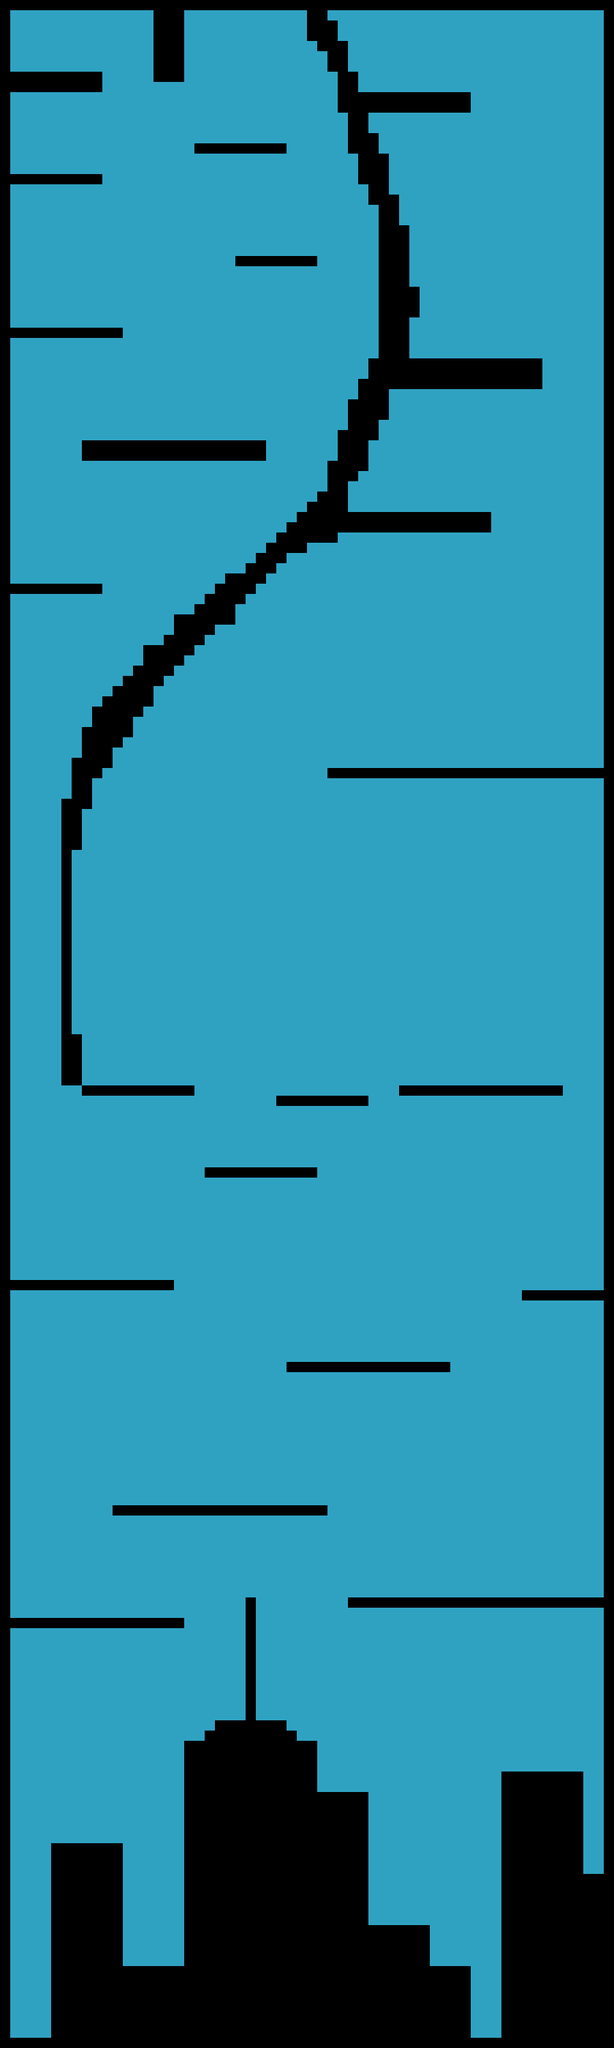

A level layout from a 2D game, rendered from its tile map. Below: a short description, then the map file with tile-grid data replaced by summaries:
An orthogonal 60x200 tile map with 16x16 px tiles, 2 tile layers (foreground, collision), 6 tilesets and 28 objects (23x EnemyEntity, player, shield, key, star, ...).

<map version="1.0" orientation="orthogonal" renderorder="right-down" width="60" height="200" tilewidth="16" tileheight="16" nextobjectid="78">
 <tileset firstgid="1" name="collision" tilewidth="16" tileheight="16">
  <image source="collision.png" width="80" height="16" />
  <tile id="0">
   <properties>
    <property name="type" value="solid" />
   </properties>
  </tile>
 </tileset>
 <tileset firstgid="6" name="levelSprites" tilewidth="16" tileheight="16">
  <image source="levelSprites.png" width="224" height="16" />
 </tileset>
 <tileset firstgid="20" name="player" tilewidth="64" tileheight="64">
  <image source="player.png" width="192" height="65" />
 </tileset>
 <tileset firstgid="23" name="shield" tilewidth="45" tileheight="45">
  <image source="shield.png" width="45" height="45" />
 </tileset>
 <tileset firstgid="24" name="key" tilewidth="81" tileheight="51">
  <image source="key.png" width="81" height="51" />
 </tileset>
 <tileset firstgid="25" name="star" tilewidth="64" tileheight="64">
  <image source="starcoin.png" width="512" height="64" />
 </tileset>
 <layer name="foreground" width="60" height="200">
  <data>[12000 cells, 12000 non-empty, 5 distinct tile ids]</data>
 </layer>
 <objectgroup name="player">
  <object id="33" name="player" x="110.121" y="2830.79" width="50" height="48">
   <properties>
    <property name="image" value="player" />
    <property name="spritewidth" value="64" />
   </properties>
  </object>
 </objectgroup>
 <layer name="collision" width="60" height="200">
  <properties>
   <property name="type" value="solid" />
  </properties>
  <data>[12000 cells, 2237 non-empty, 1 distinct tile ids]</data>
 </layer>
 <objectgroup name="EnemyEntities">
  <object id="17" name="EnemyEntity" x="20" y="2475.33" width="188" height="48" />
  <object id="38" name="EnemyEntity" x="204.667" y="2302" width="282.667" height="48" />
  <object id="39" name="EnemyEntity" x="788" y="2716" width="119.334" height="48" />
  <object id="40" name="EnemyEntity" x="580.667" y="2956" width="83.3335" height="48" />
  <object id="41" name="EnemyEntity" x="830.333" y="1964" width="83.3335" height="48" />
  <object id="43" name="EnemyEntity" x="552.333" y="2442" width="83.3335" height="48" />
  <object id="44" name="EnemyEntity" x="682.333" y="2442" width="83.3335" height="48" />
  <object id="45" name="EnemyEntity" x="824.333" y="2442" width="83.3335" height="48" />
  <object id="61" name="EnemyEntity" x="183.333" y="1948" width="83.3335" height="48" />
  <object id="63" name="EnemyEntity" x="623" y="1658" width="268" height="32" />
  <object id="65" name="EnemyEntity" x="174.333" y="1636" width="83.3335" height="48" />
  <object id="66" name="EnemyEntity" x="534.333" y="1136" width="83.3335" height="48" />
  <object id="67" name="EnemyEntity" x="794.333" y="1140" width="83.3335" height="48" />
  <object id="68" name="EnemyEntity" x="670.333" y="744" width="83.3335" height="48" />
  <object id="69" name="EnemyEntity" x="644" y="508" width="168" height="48" />
  <object id="70" name="EnemyEntity" x="22.3333" y="852" width="83.3335" height="48" />
  <object id="71" name="EnemyEntity" x="406.333" y="332" width="83.3335" height="48" />
  <object id="72" name="EnemyEntity" x="22.3333" y="208" width="245.667" height="48" />
  <object id="73" name="EnemyEntity" x="42.3333" y="456" width="83.3335" height="48" />
  <object id="74" name="EnemyEntity" x="258.333" y="624" width="83.3335" height="48" />
  <object id="75" name="EnemyEntity" x="550.333" y="2060" width="83.3335" height="48" />
  <object id="76" name="EnemyEntity" x="442.333" y="1656" width="83.3335" height="48" />
 </objectgroup>
 <objectgroup name="shield">
  <object id="36" name="shield" x="430.455" y="1768" width="66" height="60">
   <properties>
    <property name="image" value="shield" />
    <property name="spritewidth" value="45" />
   </properties>
  </object>
  <object id="60" name="EnemyEntity" x="69.3333" y="1947" width="83.3335" height="48" />
 </objectgroup>
 <objectgroup name="key">
  <object id="64" name="key" x="23.4848" y="27" width="142" height="61">
   <properties>
    <property name="image" value="key" />
    <property name="spritewidth" value="81" />
    <property name="to" value="level2" />
   </properties>
  </object>
 </objectgroup>
 <objectgroup name="star">
  <object id="77" name="star" x="592" y="50" width="137" height="83">
   <properties>
    <property name="image" value="star" />
    <property name="spritewidth" value="64" />
   </properties>
  </object>
 </objectgroup>
 <objectgroup name="jetpack">
  <object id="35" name="jetpack" x="212" y="3022" width="48" height="48">
   <properties>
    <property name="image" value="jetpack" />
    <property name="spritewidth" value="50" />
   </properties>
  </object>
 </objectgroup>
</map>
